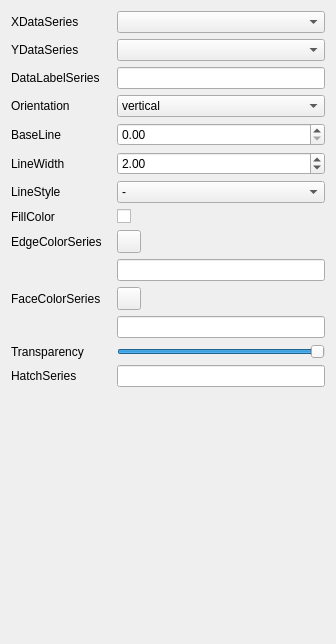
<?xml version="1.0" encoding="UTF-8"?>
<ui version="4.0">
 <class>Form</class>
 <widget class="QWidget" name="Form">
  <property name="geometry">
   <rect>
    <x>0</x>
    <y>0</y>
    <width>336</width>
    <height>644</height>
   </rect>
  </property>
  <property name="windowTitle">
   <string>Form</string>
  </property>
  <layout class="QVBoxLayout" name="verticalLayout">
   <item>
    <layout class="QFormLayout" name="formLayout">
     <item row="0" column="0">
      <widget class="QLabel" name="label">
       <property name="minimumSize">
        <size>
         <width>100</width>
         <height>0</height>
        </size>
       </property>
       <property name="text">
        <string>XDataSeries</string>
       </property>
      </widget>
     </item>
     <item row="0" column="1">
      <widget class="QComboBox" name="x_series_combo"/>
     </item>
     <item row="1" column="0">
      <widget class="QLabel" name="label_2">
       <property name="text">
        <string>YDataSeries</string>
       </property>
      </widget>
     </item>
     <item row="1" column="1">
      <widget class="QComboBox" name="y_series_combo"/>
     </item>
     <item row="2" column="0">
      <widget class="QLabel" name="label_18">
       <property name="text">
        <string>DataLabelSeries</string>
       </property>
      </widget>
     </item>
     <item row="2" column="1">
      <widget class="QLineEdit" name="data_label_line"/>
     </item>
     <item row="4" column="0">
      <widget class="QLabel" name="label_3">
       <property name="text">
        <string>BaseLine</string>
       </property>
      </widget>
     </item>
     <item row="4" column="1">
      <widget class="QDoubleSpinBox" name="base_line_spin">
       <property name="maximum">
        <double>100000.000000000000000</double>
       </property>
       <property name="singleStep">
        <double>0.100000000000000</double>
       </property>
      </widget>
     </item>
     <item row="5" column="0">
      <widget class="QLabel" name="label_12">
       <property name="text">
        <string>LineWidth</string>
       </property>
      </widget>
     </item>
     <item row="5" column="1">
      <widget class="QDoubleSpinBox" name="line_width_spin">
       <property name="maximum">
        <double>100.000000000000000</double>
       </property>
       <property name="singleStep">
        <double>0.100000000000000</double>
       </property>
       <property name="value">
        <double>2.000000000000000</double>
       </property>
      </widget>
     </item>
     <item row="6" column="0">
      <widget class="QLabel" name="label_13">
       <property name="text">
        <string>LineStyle</string>
       </property>
      </widget>
     </item>
     <item row="6" column="1">
      <widget class="QComboBox" name="line_style_combo">
       <item>
        <property name="text">
         <string>-</string>
        </property>
       </item>
       <item>
        <property name="text">
         <string>--</string>
        </property>
       </item>
       <item>
        <property name="text">
         <string>-.</string>
        </property>
       </item>
       <item>
        <property name="text">
         <string>:</string>
        </property>
       </item>
      </widget>
     </item>
     <item row="7" column="0">
      <widget class="QLabel" name="label_4">
       <property name="text">
        <string>FillColor</string>
       </property>
      </widget>
     </item>
     <item row="7" column="1">
      <widget class="QCheckBox" name="fill_color_check">
       <property name="text">
        <string/>
       </property>
      </widget>
     </item>
     <item row="8" column="0">
      <widget class="QLabel" name="label_14">
       <property name="text">
        <string>EdgeColorSeries</string>
       </property>
      </widget>
     </item>
     <item row="8" column="1">
      <widget class="QToolButton" name="edge_color_series_btn">
       <property name="text">
        <string/>
       </property>
      </widget>
     </item>
     <item row="9" column="1">
      <widget class="QLineEdit" name="edge_color_series_line"/>
     </item>
     <item row="10" column="0">
      <widget class="QLabel" name="label_15">
       <property name="text">
        <string>FaceColorSeries</string>
       </property>
      </widget>
     </item>
     <item row="10" column="1">
      <widget class="QToolButton" name="face_color_series_btn">
       <property name="text">
        <string/>
       </property>
      </widget>
     </item>
     <item row="11" column="1">
      <widget class="QLineEdit" name="face_color_series_line"/>
     </item>
     <item row="12" column="0">
      <widget class="QLabel" name="label_16">
       <property name="text">
        <string>Transparency</string>
       </property>
      </widget>
     </item>
     <item row="12" column="1">
      <widget class="QSlider" name="transparency_slider">
       <property name="maximum">
        <number>100</number>
       </property>
       <property name="value">
        <number>100</number>
       </property>
       <property name="orientation">
        <enum>Qt::Orientation::Horizontal</enum>
       </property>
      </widget>
     </item>
     <item row="13" column="0">
      <widget class="QLabel" name="label_17">
       <property name="text">
        <string>HatchSeries</string>
       </property>
      </widget>
     </item>
     <item row="13" column="1">
      <widget class="QLineEdit" name="hatch_series_line"/>
     </item>
     <item row="14" column="1">
      <spacer name="verticalSpacer">
       <property name="orientation">
        <enum>Qt::Orientation::Vertical</enum>
       </property>
       <property name="sizeHint" stdset="0">
        <size>
         <width>20</width>
         <height>40</height>
        </size>
       </property>
      </spacer>
     </item>
     <item row="3" column="0">
      <widget class="QLabel" name="label_5">
       <property name="text">
        <string>Orientation</string>
       </property>
      </widget>
     </item>
     <item row="3" column="1">
      <widget class="QComboBox" name="orientation_combo">
       <item>
        <property name="text">
         <string>vertical</string>
        </property>
       </item>
       <item>
        <property name="text">
         <string>horizontal</string>
        </property>
       </item>
      </widget>
     </item>
    </layout>
   </item>
  </layout>
 </widget>
 <resources/>
 <connections/>
</ui>
